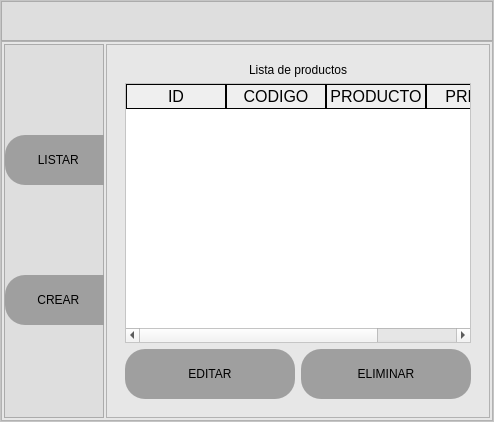
<?xml version="1.0" encoding="UTF-8"?>
<ui version="4.0">
 <class>Form</class>
 <widget class="QWidget" name="Form">
  <property name="geometry">
   <rect>
    <x>0</x>
    <y>0</y>
    <width>494</width>
    <height>422</height>
   </rect>
  </property>
  <property name="windowTitle">
   <string>Form</string>
  </property>
  <layout class="QHBoxLayout" name="horizontalLayout_13">
   <property name="spacing">
    <number>0</number>
   </property>
   <property name="leftMargin">
    <number>0</number>
   </property>
   <property name="topMargin">
    <number>0</number>
   </property>
   <property name="rightMargin">
    <number>0</number>
   </property>
   <property name="bottomMargin">
    <number>0</number>
   </property>
   <item>
    <widget class="QFrame" name="frame">
     <property name="styleSheet">
      <string notr="true">QFrame{
background-color:rgb(255, 255, 255)
}</string>
     </property>
     <property name="frameShape">
      <enum>QFrame::StyledPanel</enum>
     </property>
     <property name="frameShadow">
      <enum>QFrame::Raised</enum>
     </property>
     <layout class="QVBoxLayout" name="verticalLayout_2" stretch="0,0">
      <property name="spacing">
       <number>0</number>
      </property>
      <property name="leftMargin">
       <number>0</number>
      </property>
      <property name="topMargin">
       <number>0</number>
      </property>
      <property name="rightMargin">
       <number>0</number>
      </property>
      <property name="bottomMargin">
       <number>0</number>
      </property>
      <item>
       <widget class="QFrame" name="frame_superior">
        <property name="maximumSize">
         <size>
          <width>16777215</width>
          <height>40</height>
         </size>
        </property>
        <property name="styleSheet">
         <string notr="true">QFrame{
background-color: rgb(222, 222, 222);
}
QPushButton{
color: rgb(0,0,0);
font: 77 10pt &quot;Arial Black&quot;;
border:0;
}
QPushButton:hover{
background-color: rgb(159, 159, 159);
color: rgb(0, 0, 0);
font: 77 10pt &quot;Arial Black&quot;;
}
</string>
        </property>
        <property name="frameShape">
         <enum>QFrame::StyledPanel</enum>
        </property>
        <property name="frameShadow">
         <enum>QFrame::Raised</enum>
        </property>
        <layout class="QHBoxLayout" name="horizontalLayout">
         <property name="spacing">
          <number>0</number>
         </property>
         <property name="leftMargin">
          <number>0</number>
         </property>
         <property name="topMargin">
          <number>0</number>
         </property>
         <property name="rightMargin">
          <number>0</number>
         </property>
         <property name="bottomMargin">
          <number>0</number>
         </property>
         <item>
          <widget class="QPushButton" name="btn_menu">
           <property name="minimumSize">
            <size>
             <width>100</width>
             <height>40</height>
            </size>
           </property>
           <property name="maximumSize">
            <size>
             <width>200</width>
             <height>40</height>
            </size>
           </property>
           <property name="styleSheet">
            <string notr="true">#Button{
border: 0;
}
#Button:hover{
background-color: rgb(195, 195, 195);
}</string>
           </property>
           <property name="text">
            <string/>
           </property>
           <property name="icon">
            <iconset>
             <normaloff>iconos/menu.png</normaloff>iconos/menu.png</iconset>
           </property>
           <property name="iconSize">
            <size>
             <width>22</width>
             <height>22</height>
            </size>
           </property>
          </widget>
         </item>
         <item>
          <spacer name="horizontalSpacer">
           <property name="orientation">
            <enum>Qt::Horizontal</enum>
           </property>
           <property name="sizeHint" stdset="0">
            <size>
             <width>227</width>
             <height>20</height>
            </size>
           </property>
          </spacer>
         </item>
         <item>
          <widget class="QPushButton" name="btn_hidden">
           <property name="minimumSize">
            <size>
             <width>40</width>
             <height>40</height>
            </size>
           </property>
           <property name="maximumSize">
            <size>
             <width>40</width>
             <height>40</height>
            </size>
           </property>
           <property name="styleSheet">
            <string notr="true">#Button{
border: 0;
}
#Button:hover{
background-color: rgb(195, 195, 195);
}</string>
           </property>
           <property name="text">
            <string/>
           </property>
           <property name="icon">
            <iconset>
             <normaloff>iconos/hid.png</normaloff>iconos/hid.png</iconset>
           </property>
           <property name="iconSize">
            <size>
             <width>38</width>
             <height>38</height>
            </size>
           </property>
          </widget>
         </item>
         <item>
          <widget class="QPushButton" name="btn_minimizar">
           <property name="minimumSize">
            <size>
             <width>40</width>
             <height>40</height>
            </size>
           </property>
           <property name="maximumSize">
            <size>
             <width>40</width>
             <height>40</height>
            </size>
           </property>
           <property name="styleSheet">
            <string notr="true">#Button{
border: 0;
}
#Button:hover{
background-color: rgb(195, 195, 195);
}</string>
           </property>
           <property name="text">
            <string/>
           </property>
           <property name="icon">
            <iconset>
             <normaloff>iconos/min.png</normaloff>iconos/min.png</iconset>
           </property>
           <property name="iconSize">
            <size>
             <width>24</width>
             <height>24</height>
            </size>
           </property>
          </widget>
         </item>
         <item>
          <widget class="QPushButton" name="btn_maximizar">
           <property name="minimumSize">
            <size>
             <width>40</width>
             <height>40</height>
            </size>
           </property>
           <property name="maximumSize">
            <size>
             <width>40</width>
             <height>40</height>
            </size>
           </property>
           <property name="styleSheet">
            <string notr="true"/>
           </property>
           <property name="text">
            <string/>
           </property>
           <property name="icon">
            <iconset>
             <normaloff>iconos/max.png</normaloff>iconos/max.png</iconset>
           </property>
           <property name="iconSize">
            <size>
             <width>24</width>
             <height>24</height>
            </size>
           </property>
          </widget>
         </item>
         <item>
          <widget class="QPushButton" name="btn_cerrar">
           <property name="minimumSize">
            <size>
             <width>40</width>
             <height>40</height>
            </size>
           </property>
           <property name="maximumSize">
            <size>
             <width>40</width>
             <height>40</height>
            </size>
           </property>
           <property name="styleSheet">
            <string notr="true">#Button{
border: 0;
}
#Button:hover{
background-color: rgb(195, 195, 195);
}</string>
           </property>
           <property name="text">
            <string/>
           </property>
           <property name="icon">
            <iconset>
             <normaloff>iconos/cerrar.png</normaloff>iconos/cerrar.png</iconset>
           </property>
           <property name="iconSize">
            <size>
             <width>34</width>
             <height>34</height>
            </size>
           </property>
          </widget>
         </item>
        </layout>
       </widget>
      </item>
      <item>
       <widget class="QFrame" name="frame_contenido">
        <property name="styleSheet">
         <string notr="true">#frame_contenido{
background:rgb(231, 231, 231);
}
QFrame{
background:rgb(231, 231, 231);
}</string>
        </property>
        <property name="frameShape">
         <enum>QFrame::StyledPanel</enum>
        </property>
        <property name="frameShadow">
         <enum>QFrame::Raised</enum>
        </property>
        <layout class="QHBoxLayout" name="horizontalLayout_2">
         <property name="spacing">
          <number>2</number>
         </property>
         <property name="leftMargin">
          <number>2</number>
         </property>
         <property name="topMargin">
          <number>2</number>
         </property>
         <property name="rightMargin">
          <number>2</number>
         </property>
         <property name="bottomMargin">
          <number>2</number>
         </property>
         <item>
          <widget class="QFrame" name="frame_controles">
           <property name="minimumSize">
            <size>
             <width>0</width>
             <height>0</height>
            </size>
           </property>
           <property name="maximumSize">
            <size>
             <width>100</width>
             <height>16777215</height>
            </size>
           </property>
           <property name="styleSheet">
            <string notr="true">QFrame{
background-color: rgb(222, 222, 222);
}
QPushButton{
background-color: rgb(159, 159, 159);
border-top-left-radius: 20px;
border-bottom-left-radius: 20px;
color: rgb(0,0,0);
font: 77 10pt &quot;Arial Black&quot;;
}
QPushButton:hover{
background-color: rgb(200, 200, 200);
color: rgb(0, 0, 0);
font: 77 10pt &quot;Arial Black&quot;;
}
</string>
           </property>
           <property name="frameShape">
            <enum>QFrame::StyledPanel</enum>
           </property>
           <property name="frameShadow">
            <enum>QFrame::Raised</enum>
           </property>
           <layout class="QVBoxLayout" name="verticalLayout_5" stretch="1,8">
            <property name="spacing">
             <number>0</number>
            </property>
            <property name="leftMargin">
             <number>0</number>
            </property>
            <property name="topMargin">
             <number>0</number>
            </property>
            <property name="rightMargin">
             <number>0</number>
            </property>
            <property name="bottomMargin">
             <number>0</number>
            </property>
            <item>
             <widget class="QPushButton" name="btn_PListar">
              <property name="minimumSize">
               <size>
                <width>100</width>
                <height>50</height>
               </size>
              </property>
              <property name="maximumSize">
               <size>
                <width>100</width>
                <height>50</height>
               </size>
              </property>
              <property name="text">
               <string>  LISTAR</string>
              </property>
              <property name="icon">
               <iconset>
                <normaloff>iconos/read.png</normaloff>iconos/read.png</iconset>
              </property>
              <property name="iconSize">
               <size>
                <width>20</width>
                <height>20</height>
               </size>
              </property>
              <property name="checkable">
               <bool>false</bool>
              </property>
              <property name="checked">
               <bool>false</bool>
              </property>
              <property name="autoRepeat">
               <bool>false</bool>
              </property>
              <property name="autoExclusive">
               <bool>false</bool>
              </property>
              <property name="autoDefault">
               <bool>false</bool>
              </property>
             </widget>
            </item>
            <item>
             <widget class="QPushButton" name="btn_PCrear">
              <property name="minimumSize">
               <size>
                <width>100</width>
                <height>50</height>
               </size>
              </property>
              <property name="maximumSize">
               <size>
                <width>100</width>
                <height>50</height>
               </size>
              </property>
              <property name="text">
               <string>  CREAR</string>
              </property>
              <property name="icon">
               <iconset>
                <normaloff>iconos/create.png</normaloff>iconos/create.png</iconset>
              </property>
              <property name="iconSize">
               <size>
                <width>20</width>
                <height>20</height>
               </size>
              </property>
             </widget>
            </item>
           </layout>
          </widget>
         </item>
         <item>
          <widget class="QFrame" name="frame_paginas">
           <property name="frameShape">
            <enum>QFrame::StyledPanel</enum>
           </property>
           <property name="frameShadow">
            <enum>QFrame::Raised</enum>
           </property>
           <layout class="QVBoxLayout" name="verticalLayout_4">
            <item>
             <widget class="QStackedWidget" name="stackedWidget">
              <property name="styleSheet">
               <string notr="true">QLabel{
font: 87 12pt &quot;Arial Black&quot;;
color: #000;
border: 0;
}
QPushButton{
background-color:rgb(159, 159, 159);
border-radius: 20px;
color:#000;
font: 77 10pt &quot;Arial Black&quot;;
}
QPushButton:hover{
background-color: rgb(200, 200, 200);
}
QTableWidget{
background-color: rgb(255,255,255);
color: #000;
gridline-color: rgb(0,206,151);
font-size: 12pt;
}
QHeaderView::section{
color: #000;
border: 1px solid #000;
font-size: 12pt;
}
QTableWidget QTableCornerButton::section{
background-color: #000;
border: 1px solid rgb(0,206,151);
}</string>
              </property>
              <property name="currentIndex">
               <number>0</number>
              </property>
              <widget class="QWidget" name="page_listar">
               <layout class="QVBoxLayout" name="verticalLayout_6">
                <item>
                 <widget class="QLabel" name="label">
                  <property name="text">
                   <string>Lista de productos</string>
                  </property>
                  <property name="alignment">
                   <set>Qt::AlignCenter</set>
                  </property>
                 </widget>
                </item>
                <item>
                 <widget class="QTableWidget" name="tabla_productos">
                  <column>
                   <property name="text">
                    <string>ID</string>
                   </property>
                  </column>
                  <column>
                   <property name="text">
                    <string>CODIGO</string>
                   </property>
                  </column>
                  <column>
                   <property name="text">
                    <string>PRODUCTO</string>
                   </property>
                  </column>
                  <column>
                   <property name="text">
                    <string>PRECIO</string>
                   </property>
                  </column>
                 </widget>
                </item>
                <item>
                 <layout class="QHBoxLayout" name="horizontalLayout_3">
                  <item>
                   <widget class="QPushButton" name="btn_editar">
                    <property name="minimumSize">
                     <size>
                      <width>100</width>
                      <height>50</height>
                     </size>
                    </property>
                    <property name="text">
                     <string>EDITAR</string>
                    </property>
                   </widget>
                  </item>
                  <item>
                   <widget class="QPushButton" name="btn_eliminar">
                    <property name="minimumSize">
                     <size>
                      <width>50</width>
                      <height>50</height>
                     </size>
                    </property>
                    <property name="text">
                     <string>ELIMINAR</string>
                    </property>
                   </widget>
                  </item>
                 </layout>
                </item>
               </layout>
              </widget>
              <widget class="QWidget" name="page_editar">
               <layout class="QVBoxLayout" name="verticalLayout_8">
                <item>
                 <widget class="QLabel" name="label_6">
                  <property name="minimumSize">
                   <size>
                    <width>0</width>
                    <height>50</height>
                   </size>
                  </property>
                  <property name="maximumSize">
                   <size>
                    <width>16777215</width>
                    <height>50</height>
                   </size>
                  </property>
                  <property name="text">
                   <string>EDITAR PRODUCTO</string>
                  </property>
                  <property name="alignment">
                   <set>Qt::AlignCenter</set>
                  </property>
                 </widget>
                </item>
                <item>
                 <widget class="QLabel" name="label_id">
                  <property name="text">
                   <string>id</string>
                  </property>
                 </widget>
                </item>
                <item>
                 <layout class="QHBoxLayout" name="horizontalLayout_10">
                  <item>
                   <widget class="QLabel" name="label_8">
                    <property name="text">
                     <string>CODIGO</string>
                    </property>
                   </widget>
                  </item>
                  <item>
                   <widget class="QLineEdit" name="lineEdit_codigo_2"/>
                  </item>
                 </layout>
                </item>
                <item>
                 <layout class="QHBoxLayout" name="horizontalLayout_11">
                  <item>
                   <widget class="QLabel" name="label_9">
                    <property name="text">
                     <string>PRODUCTO</string>
                    </property>
                   </widget>
                  </item>
                  <item>
                   <widget class="QLineEdit" name="lineEdit_producto_2"/>
                  </item>
                 </layout>
                </item>
                <item>
                 <layout class="QHBoxLayout" name="horizontalLayout_12">
                  <item>
                   <widget class="QLabel" name="label_10">
                    <property name="text">
                     <string>PRECIO</string>
                    </property>
                   </widget>
                  </item>
                  <item>
                   <widget class="QLineEdit" name="lineEdit_precio_2"/>
                  </item>
                 </layout>
                </item>
                <item>
                 <layout class="QHBoxLayout" name="horizontalLayout_9">
                  <item>
                   <spacer name="horizontalSpacer_4">
                    <property name="orientation">
                     <enum>Qt::Horizontal</enum>
                    </property>
                    <property name="sizeHint" stdset="0">
                     <size>
                      <width>40</width>
                      <height>20</height>
                     </size>
                    </property>
                   </spacer>
                  </item>
                  <item>
                   <widget class="QPushButton" name="btn_guardar_cambios">
                    <property name="minimumSize">
                     <size>
                      <width>150</width>
                      <height>50</height>
                     </size>
                    </property>
                    <property name="text">
                     <string>GUARDAR CAMBIOS</string>
                    </property>
                   </widget>
                  </item>
                 </layout>
                </item>
               </layout>
              </widget>
              <widget class="QWidget" name="page_crear">
               <layout class="QVBoxLayout" name="verticalLayout_7">
                <item>
                 <widget class="QLabel" name="label_5">
                  <property name="minimumSize">
                   <size>
                    <width>0</width>
                    <height>50</height>
                   </size>
                  </property>
                  <property name="maximumSize">
                   <size>
                    <width>16777215</width>
                    <height>50</height>
                   </size>
                  </property>
                  <property name="text">
                   <string>CREAR PRODUCTO</string>
                  </property>
                  <property name="alignment">
                   <set>Qt::AlignCenter</set>
                  </property>
                 </widget>
                </item>
                <item>
                 <layout class="QHBoxLayout" name="horizontalLayout_4">
                  <item>
                   <widget class="QLabel" name="label_2">
                    <property name="text">
                     <string>CODIGO</string>
                    </property>
                   </widget>
                  </item>
                  <item>
                   <widget class="QLineEdit" name="lineEdit_codigo"/>
                  </item>
                 </layout>
                </item>
                <item>
                 <layout class="QHBoxLayout" name="horizontalLayout_5">
                  <item>
                   <widget class="QLabel" name="label_3">
                    <property name="text">
                     <string>PRODUCTO</string>
                    </property>
                   </widget>
                  </item>
                  <item>
                   <widget class="QLineEdit" name="lineEdit_producto"/>
                  </item>
                 </layout>
                </item>
                <item>
                 <layout class="QHBoxLayout" name="horizontalLayout_6">
                  <item>
                   <widget class="QLabel" name="label_4">
                    <property name="text">
                     <string>PRECIO</string>
                    </property>
                   </widget>
                  </item>
                  <item>
                   <widget class="QLineEdit" name="lineEdit_precio"/>
                  </item>
                 </layout>
                </item>
                <item>
                 <layout class="QHBoxLayout" name="horizontalLayout_7">
                  <item>
                   <spacer name="horizontalSpacer_3">
                    <property name="orientation">
                     <enum>Qt::Horizontal</enum>
                    </property>
                    <property name="sizeHint" stdset="0">
                     <size>
                      <width>40</width>
                      <height>20</height>
                     </size>
                    </property>
                   </spacer>
                  </item>
                  <item>
                   <widget class="QPushButton" name="btn_crear">
                    <property name="minimumSize">
                     <size>
                      <width>100</width>
                      <height>50</height>
                     </size>
                    </property>
                    <property name="text">
                     <string>CREAR</string>
                    </property>
                   </widget>
                  </item>
                 </layout>
                </item>
               </layout>
              </widget>
             </widget>
            </item>
           </layout>
          </widget>
         </item>
        </layout>
       </widget>
      </item>
     </layout>
    </widget>
   </item>
  </layout>
 </widget>
 <tabstops>
  <tabstop>btn_cerrar</tabstop>
  <tabstop>btn_maximizar</tabstop>
  <tabstop>btn_minimizar</tabstop>
  <tabstop>btn_hidden</tabstop>
 </tabstops>
 <resources/>
 <connections/>
</ui>
